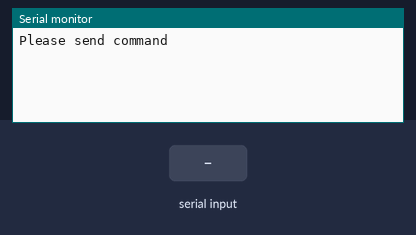
A sketch run on a simulated ESP32. Shown: the last lines printed to the serial monitor. The inputs (shaded band) are chosen by the test bench.

Above: at 1.4 s.
1.5 s: "1" received over the second serial link
At 2.0 s:
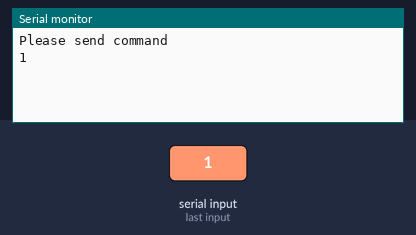
3.0 s: "0" received over the second serial link
At 4.4 s:
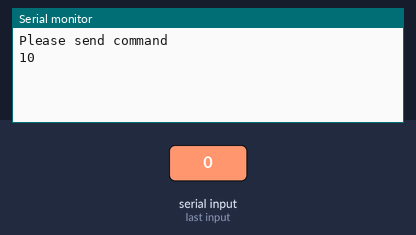

Measured:
- after the input at 1.5 s, the serial monitor: prints a new line at once (image 1)
- after the input at 3.0 s, the serial monitor: prints a new line at once (image 2)

The sketch:

sodaq_pass.ino
```cpp
/*
 * Compatible with:
 * SODAQ MBILI
 * SODAQ Autonomo
 * SODAQ ONE
 * SODAQ ONE BETA
 * SODAQ EXPLORER
 */

#include "Arduino.h"


#define debugSerial Serial
#define loraSerial Serial1
#define LORA_RESET 33

void setup() {
  // Enable LoRa module

  // Hard reset the RN module
  #if defined(LORA_RESET)
  pinMode(LORA_RESET, OUTPUT);
  digitalWrite(LORA_RESET, LOW);
  delay(100);
  digitalWrite(LORA_RESET, HIGH);
  delay(100);
  #endif

  while ((!debugSerial) && (millis() < 10000)){
    // wait 10 seconds for serial monitor
  }

  debugSerial.begin(57600);
  loraSerial.begin(57600);

  debugSerial.println("Please send command");
}

void loop() {

    //send and receive data with serial
     if (debugSerial.available()){
      //debugSerial.print("SEND:    ");
      while (debugSerial.available()) {
        uint8_t inChar = debugSerial.read();
        //debugSerial.write(inChar);
        loraSerial.write(inChar);
      }
     }

     if (loraSerial.available()){
      //debugSerial.print("RECEIVE: ");
      while (loraSerial.available()) {
        uint8_t inChar = loraSerial.read();
        debugSerial.write(inChar);
      }
     }
}
```
